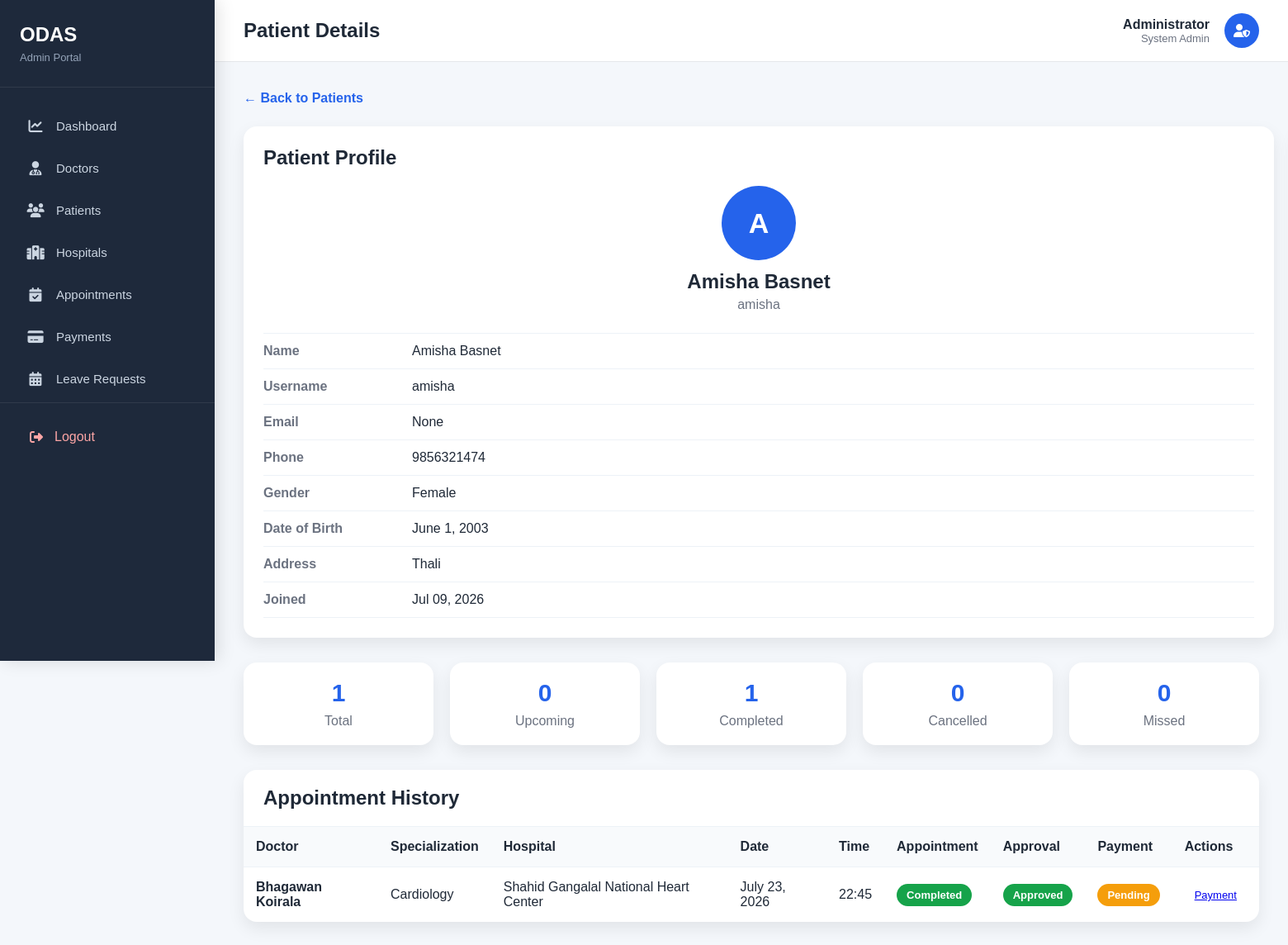
/admin-dashboard/patient/14/ (signed in), run on the app's committed database.
### patients/models.py (models this page shows)
class Patients(models.Model):
    patient_id=models.AutoField(primary_key=True)
    name=models.CharField(max_length=150)
    user = models.OneToOneField(User, on_delete=models.CASCADE, null=True, blank=True)
    email=models.EmailField(blank=True,null=True)
    address=models.CharField(max_length=150)
    phone=models.CharField(max_length=10)
    dob=models.DateField()
    Gender_Choices=[
        ('M','Male'),
        ('F','Female'),
        ('O','Other'),
    ]
    gender=models.CharField(max_length=1,choices=Gender_Choices)

### appointment/models.py (models this page shows, shortened)
class Appointment(models.Model):
    appointment_id = models.AutoField(primary_key=True)
    appointment_date = models.DateField()
    appointment_time = models.TimeField()
    STATUS_CHOICES = [
        ('upcoming', 'Upcoming'),
        ('missed', 'Missed'),
        ('completed', 'Completed'),
        ('cancelled', 'Cancelled'),
    ]
    APPROVAL_CHOICES = [
        ("approved", "Approved"),
        ("review", "Needs Review"),
        ("rejected", "Rejected"),
    ]
    status = models.CharField(
        max_length=20,
        choices=STATUS_CHOICES,
        default='upcoming'
    )
    approval_status = models.CharField(
        max_length=20,
        choices=APPROVAL_CHOICES,
        default="approved",
    )
    review_reason = models.CharField(
        max_length=255,
        blank=True,
    )
    patient = models.ForeignKey(
        User,
        on_delete=models.CASCADE,
        null=True,
        blank=True
    )
    doctor = models.ForeignKey(
        Doctor,
        on_delete=models.CASCADE
    )
    class Meta:
        unique_together = ('doctor', 'appointment_date', 'appointment_time')

### doctors/models.py (models this page shows, shortened)
class Doctor(models.Model):
    doctor_id = models.AutoField(primary_key=True)
    user = models.OneToOneField(User, on_delete=models.CASCADE, null=True, blank=True)
    name = models.CharField(max_length=100)
    qualification = models.CharField(max_length=100)
    specialization = models.CharField(max_length=100)
    experience_years = models.PositiveIntegerField(default=0)
    hospital = models.ForeignKey('hospitals.Hospital', on_delete=models.CASCADE, null=True, blank=True)
    department = models.ForeignKey('hospitals.Department', on_delete=models.CASCADE, null=True, blank=True)
    email = models.EmailField(unique=True)
    fees = models.DecimalField(max_digits=8, decimal_places=2)
    phone = models.CharField(max_length=13)
    a_status = models.BooleanField(default=True)

### hospitals/models.py (models this page shows, shortened)
class Hospital(models.Model):
    hospital_id = models.AutoField(primary_key=True)
    name = models.CharField(max_length=100)
    address = models.CharField(max_length=200)
    phone = models.CharField(max_length=100)
    email = models.EmailField(unique=True)

### admin_dashboard/views.py (the view)
# urls.py: path('patient/<int:user_id>/', views.patient_detail, name='patient_detail'),
@login_required
@login_required
def patient_detail(request, user_id):
    user = get_object_or_404(
        User,
        id=user_id
    )
    patient = get_object_or_404(
        Patients,
        user=user
    )
    appointments = (
        Appointment.objects
        .filter(patient=user)
        .select_related(
            "doctor",
            "doctor__hospital",
            "doctor__department"
        )
        .order_by(
            "-appointment_date",
            "-appointment_time"
        )
    )
    total_appointments = appointments.count()
    completed_count = appointments.filter(
        status="completed"
    ).count()
    upcoming_count = appointments.filter(
        status="upcoming"
    ).count()
    cancelled_count = appointments.filter(
        status="cancelled"
    ).count()
    missed_count = appointments.filter(
        status="missed"
    ).count()
    total_spent = (
        Transaction.objects.filter(
            appointment__patient=user,
            payment_status="completed"
        ).aggregate(
            total=Sum("amount")
        )["total"] or 0
    )
    favorite_doctor = (
        Doctor.objects
        .filter(
            appointment__patient=user
        )
        .annotate(
            total=Count("appointment")
        )
        .order_by("-total")
        .first()
    )
    favorite_hospital = (
        Hospital.objects
        .filter(
            doctor__appointment__patient=user
        )
        .annotate(
            total=Count("doctor__appointment")
        )
        .order_by("-total")
        .first()
    )
    next_appointment = (
        appointments
        .filter(
            status="upcoming"
        )
        .first()
    )
    last_appointment = (
        appointments
        .exclude(
            status="upcoming"
        )
        .first()
    )
    context = {
        "patient": patient,
        "appointments": appointments,
        "total_appointments": total_appointments,
        "completed_count": completed_count,
        "upcoming_count": upcoming_count,
        "cancelled_count": cancelled_count,
        "missed_count": missed_count,
        "total_spent": total_spent,
        "favorite_doctor": favorite_doctor,
        "favorite_hospital": favorite_hospital,
        "next_appointment": next_appointment,
        "last_appointment": last_appointment,
    }
    return render(
        request,
        "admin_dashboard/patient_detail.html",
        context
    )

### doctors/context_processors.py (called while the page is built)
def doctor_context(request):
    if request.user.is_authenticated:
        try:
            doctor = Doctor.objects.get(user=request.user)
            return {"doctor": doctor}
        except Doctor.DoesNotExist:
            pass
    return {}

### admin_dashboard/templates/admin_dashboard/patient_detail.html (shortened to what this page needs)
{% extends "admin_dashboard/base.html" %}
{% block page_title %}Patient Details{% endblock %}
{% block content %}
<a href="{% url 'admin_patients' %}" class="back-btn">
    ← Back to Patients
</a>
<div class="profile-grid">
    <div class="card">
        <h2>Patient Profile</h2>
        <div style="text-align:center;margin-bottom:25px;">
    <div style="
        width:90px;
        height:90px;
        border-radius:50%;
        background:#2563eb;
        color:white;
        font-size:34px;
        display:inline-flex;
        align-items:center;
        justify-content:center;
        font-weight:bold;
        margin-bottom:12px;
    ">
        {{ patient.name|first|upper }}
    </div>
    <h2 style="margin-bottom:5px;">
        {{ patient.name }}
    </h2>
    <p style="color:#6b7280;">
        {{ patient.user.username }}
    </p>
</div>
        <table class="info-table">
            <tr>
                <td>Name</td>
                <td>{{ patient.name }}</td>
            </tr>
            <tr>
                <td>Username</td>
                <td>{{ patient.user.username }}</td>
            </tr>
            <tr>
                <td>Email</td>
                <td>{{ patient.email }}</td>
            </tr>
            <tr>
                <td>Phone</td>
                <td>{{ patient.phone }}</td>
            </tr>
            <tr>
                <td>Gender</td>
                <td>{{ patient.get_gender_display }}</td>
            </tr>
            <tr>
                <td>Date of Birth</td>
                <td>{{ patient.dob }}</td>
            </tr>
            <tr>
                <td>Address</td>
                <td>{{ patient.address }}</td>
            </tr>
            <tr>
                <td>Joined</td>
                <td>{{ patient.user.date_joined|date:"M d, Y" }}</td>
            </tr>
        </table>
    </div>
</div>
<div class="stats-grid">
    <div class="stat-card">
        <h3>{{ total_appointments }}</h3>
        <p>Total</p>
    </div>
    <div class="stat-card">
        <h3>{{ upcoming_count }}</h3>
        <p>Upcoming</p>
    </div>
    <div class="stat-card">
        <h3>{{ completed_count }}</h3>
        <p>Completed</p>
    </div>
    <div class="stat-card">
        <h3>{{ cancelled_count }}</h3>
        <p>Cancelled</p>
    </div>
    <div class="stat-card">
        <h3>{{ missed_count }}</h3>
        <p>Missed</p>
    </div>
</div>
<div class="table-card">
<h2>Appointment History</h2>
<table>
<thead>
<tr>
<th>Doctor</th>
<th>Specialization</th>
<th>Hospital</th>
<th>Date</th>
<th>Time</th>
<th>Appointment</th>
<th>Approval</th>
<th>Payment</th>
<th>Actions</th>
</tr>
</thead>
<tbody>
{% for appointment in appointments %}
<tr>
    <td>
        <strong>{{ appointment.doctor.name }}</strong>
    </td>
    <td>
        {{ appointment.doctor.specialization }}
    </td>
    <td>
        {{ appointment.doctor.hospital.name }}
    </td>
    <td>
        {{ appointment.appointment_date }}
    </td>
    <td>
        {{ appointment.appointment_time|time:"H:i" }}
    </td>
    <td>
        <span class="badge {{ appointment.status }}">
            {{ appointment.status|title }}
        </span>
    </td>
    <td>
        {% if appointment.approval_status == "approved" %}
            <span class="badge completed">
                Approved
            </span>
        {% elif appointment.approval_status == "rejected" %}
            <span class="badge cancelled">
                Rejected
            </span>
        {% else %}
            <span class="badge missed">
                Pending
            </span>
        {% endif %}
    </td>
    <td>
        {% if appointment.transaction %}
            {% if appointment.transaction.payment_status == "completed" %}
                <span class="badge completed">
                    Paid
                </span>
            {% elif appointment.transaction.payment_status == "pending" %}
                <span class="badge missed">
                    Pending
                </span>
            {% else %}
                <span class="badge cancelled">
                    Failed
                </span>
            {% endif %}
        {% else %}
            —
        {% endif %}
    </td>
    <td>
        {% if appointment.transaction %}
            <a
                href="{% url 'payment_detail' appointment.transaction.id %}"
                class="btn btn-primary"
                style="padding:6px 12px;font-size:13px;">
                Payment
            </a>
        {% else %}
            —
        {% endif %}
    </td>
</tr>
{% empty %}
<tr>
<td colspan="5" style="text-align:center;padding:40px;">
No appointments found.
</td>
</tr>
{% endfor %}
</tbody>
</table>
</div>
{% endblock %}

### admin_dashboard/templates/admin_dashboard/base.html (style rules this page uses)
* { margin:0; padding:0; box-sizing:border-box; }
body { font-family:Arial, Helvetica, sans-serif; background:#f4f7fb; color:#1f2937; }

### admin_dashboard/templates/admin_dashboard/patient_detail.html (style rules this page uses)
.profile-grid { display:grid; grid-template-columns:2fr 1fr; gap:25px; margin-bottom:30px; }
.card { background:#fff; border-radius:16px; padding:24px; box-shadow:0 8px 20px rgba(0,0,0,.08); }
.card h2 { margin-bottom:20px; color:#1f2937; }
.info-table { width:100%; border-collapse:collapse; }
.info-table td { padding:12px 0; border-bottom:1px solid #edf2f7; }
.info-table td:first-child { width:180px; color:#6b7280; font-weight:600; }
.stats-grid { display:grid; grid-template-columns:repeat(5,1fr); gap:20px; margin-bottom:30px; }
.stat-card { background:white; border-radius:16px; padding:20px; text-align:center; box-shadow:0 8px 20px rgba(0,0,0,.08); }
.stat-card h3 { margin:0; font-size:30px; color:#2563eb; }
.stat-card p { margin-top:8px; color:#6b7280; }
.table-card { overflow-x:auto; background:white; border-radius:16px; box-shadow:0 8px 20px rgba(0,0,0,.08); }
table { min-width:1200px; }
.table-card h2 { padding:20px 24px; margin:0; border-bottom:1px solid #edf2f7; }
table { width:100%; border-collapse:collapse; }
th { background:#f8fafc; text-align:left; padding:15px; }
td { padding:15px; border-top:1px solid #edf2f7; }
.badge { padding:6px 12px; border-radius:20px; color:white; font-size:13px; font-weight:bold; }
.completed { background:#16a34a; }
.missed { background:#f59e0b; }
.back-btn { display:inline-block; margin-bottom:25px; text-decoration:none; color:#2563eb; font-weight:600; }

### data on the page
Patients: name|first "A", name "Amisha Basnet", user.username "amisha", email "None", phone "9856321474", gender "Female", dob "June 1, 2003", address "Thali", user.date_joined "Jul 09, 2026"
Appointment: doctor.name "Bhagawan Koirala", doctor.specialization "Cardiology", doctor.hospital.name "Shahid Gangalal National Heart Center", appointment_date "July 23, 2026", appointment_time "22:45", status "Completed", approval_status "Approved", shows "Pending", shows "Payment"

### other printed values
{{ total_appointments }} "1"
{{ upcoming_count }} "0"
{{ completed_count }} "1"
{{ cancelled_count }} "0"
{{ missed_count }} "0"
